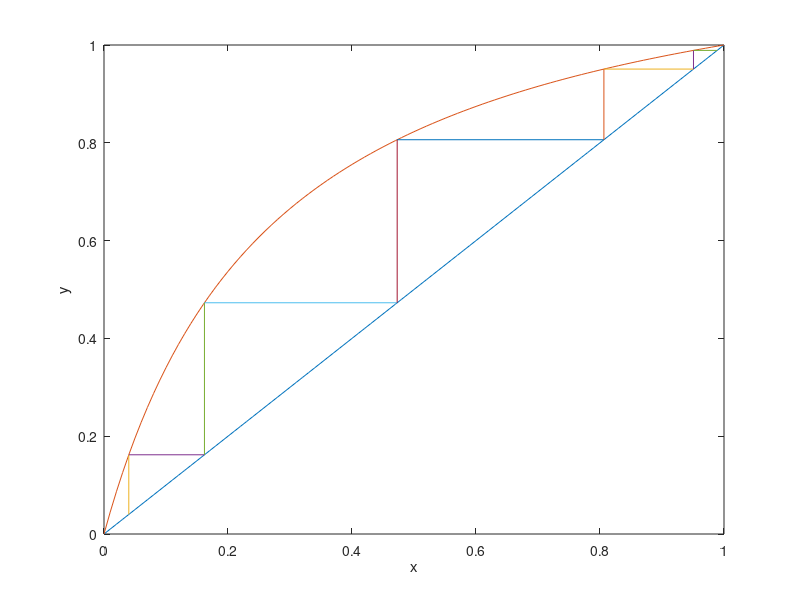
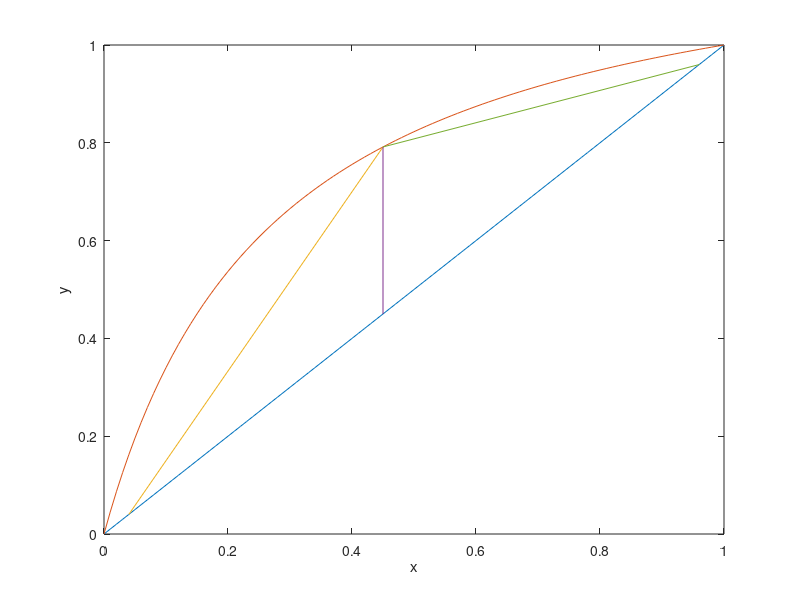
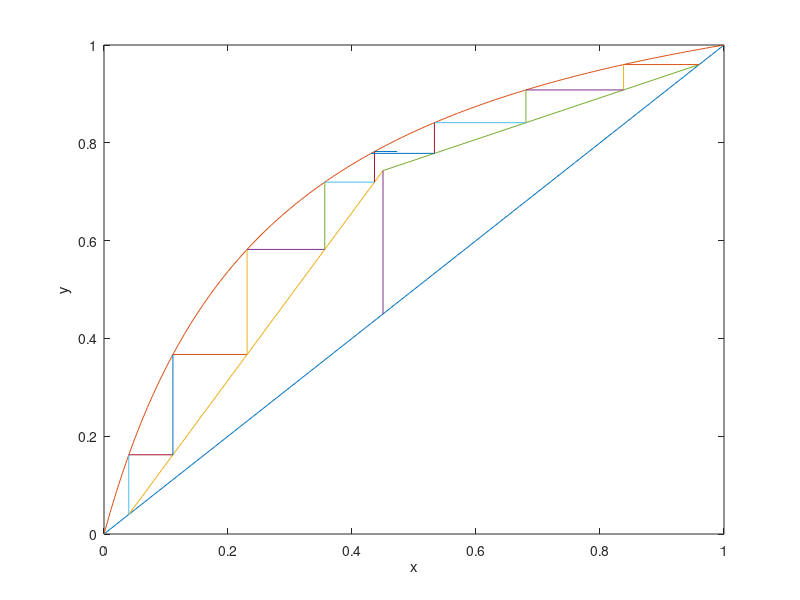

The MATLAB script that drew these images, in order:
y=@(x)(4.64*x/((3.64)*x+1));    %equilibrium equation
x=0:0.01:1;
yeq=zeros(1,101);
for i=1:1:101
    yeq(i)=y(x(i));
end
figure
plot(x,x);
hold on;
plot(x,yeq);
xlabel('x');
ylabel('y');
xb=0.04;
xd=0.96;
x1=xb;
c=0;
while x1<xd                  %to find the minimum number of stages
    y1=y(x1);
    plot([x1; x1], [x1; y1]);
    plot([x1; y1], [y1; y1]);
    c=c+1;
    x1=y1;
end
hold off;
disp("minimum number of stages= "+(c));

xf=0.45;
yf=y(xf);          %q=1;
mb=(yf-xb)/(xf-xb);         %slope of bottom operating line
mt=(yf-xd)/(xf-xd);         %slope of top operating line
r=mt/(1-mt);
s=1/(mb-1);
disp("minimum reflux ratio= "+r);
disp("minimum reboiler ratio= "+s);

figure
plot(x,x);
hold on;
plot(x,yeq);
xlabel('x');
ylabel('y');
plot([xf; xb], [yf; xb]);
plot([xf; xf], [xf; yf]);
plot([xf; xd], [yf; xd]);
hold off;

r=1.5*r;            %r=1.5*rmin
mt=r/(r+1);
yt=@(x)((mt*x)+(xd/(r+1)));        %equation of top operating line
yf=yt(xf);
mb=(yf-xb)/(xf-xb);
s=1/(mb-1);
xbl=@(y)(y+xb/s)/mb;            %equation of bottom operating line

figure
plot(x,x);
hold on;
plot(x,yeq);
xlabel('x');
ylabel('y');
plot([xf; xb], [yf; xb]);
plot([xf; xf], [xf; yf]);
plot([xf; xd], [yf; xd]);

x1=xb;
y1=y(xb);
py1=x1;
c=0;
while x1<xf
    plot([x1; x1], [py1; y1]);
    plot([x1; xbl(y1)], [y1; y1]);
    c=c+1;
    py1=y1;
    x1=xbl(y1);
    y1=y(x1);
end
xs=@(y)(y/(4.64-(3.64*y)));
y1=xd;
x1=xs(xd);
px1=x1;
plot([x1; y1], [y1; y1]);
c=c+1;
while x1>xf
    plot([x1; x1], [yt(x1); y1]);
    c=c+1;
    px1=x1;
    y1=yt(x1);
    x1=xs(y1);
    plot([x1; px1], [y1; y1]);
end
hold off;
disp("number of stages with 1.5rmin= "+(c));
disp("Extra two stages for condenser and reboiler will be required");